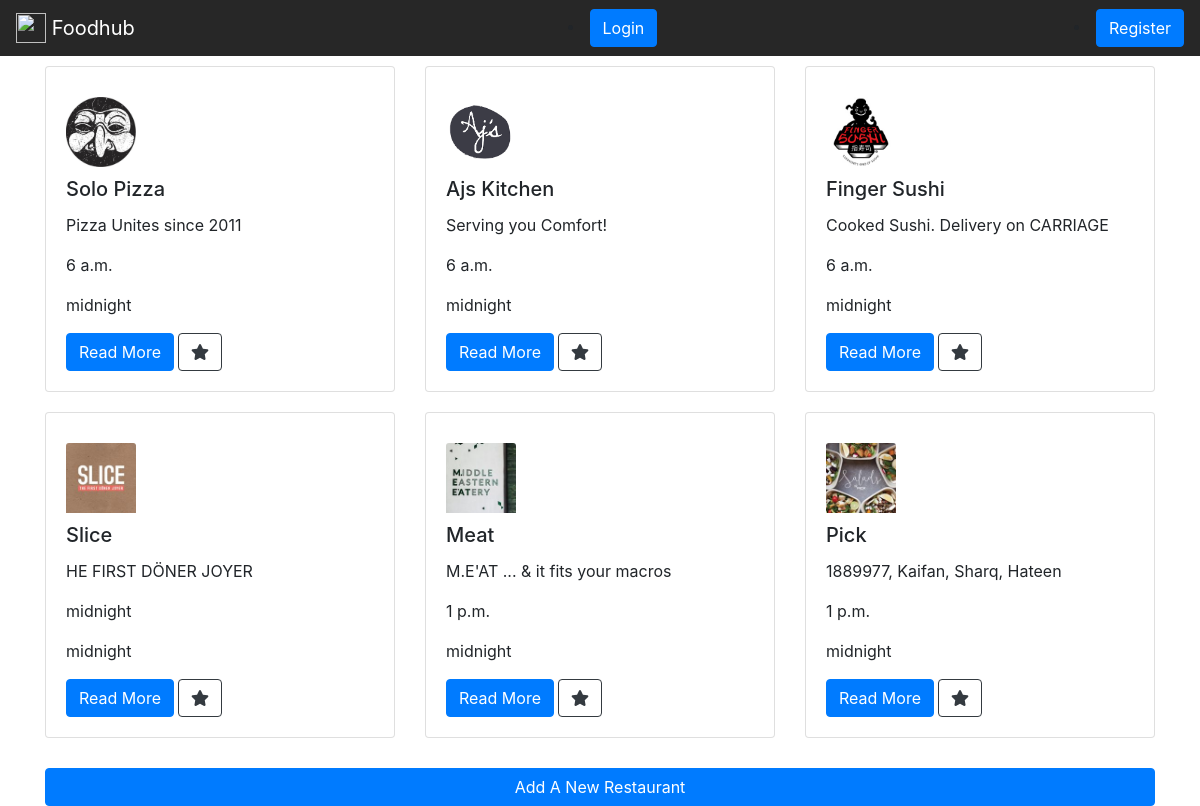
Page /list/ on the committed database.
### restaurants/models.py (models this page shows, shortened)
class Restaurant(models.Model):
    name = models.CharField(max_length=200)
    description = models.TextField()
    openingtime = models.TimeField()
    closingtime = models.TimeField()
    logo = models.ImageField(null=True)

### restaurants/views.py (the view)
# urls.py: path('list/', views.list, name="list"),
def list(request):
    my_restaurants_list={
    'restaurants': Restaurant.objects.all(),
    }
    return render(request,'list.html',my_restaurants_list)

### restaurants/templates/list.html (shortened to what this page needs)
{% extends 'base.html'%}
{% block bodycontent %}
       <div class="row">
       {% for rest in restaurants %}
         <div class="col-lg-4">
           <div class="card">
             <div class="card-body">
              {% if rest.logo %}
                <img class="card-img-top" src="{{rest.logo.url}}" alt="Card image cap">
              {% endif %}
               <h5 class="card-title">{{rest.name}}</h5>
               <p class="card-text">{{rest.description}}</p>
               <p class="card-text">{{rest.openingtime}}</p>
               <p class="card-text">{{rest.closingtime}}</p>
               <a href="{% url 'detail' my_id=rest.id %}" class="btn btn-primary">Read More</a>
               <button class="btn btn-outline-dark" onClick="light_me_up_g({{rest.id}})">
               <i class="fas fa-star"></i></button>
             </div>
           </div>
         </div>
       {% endfor %}
       </div>
       <div class="row">
         <div class="col-lg-12">
              <a href="{% url 'form' %}" class="btn btn-primary full-width-button">Add A New Restaurant</a>
         </div>
       </div>
{% endblock %}

### restaurants/templates/base.html (shortened to what this page needs)
<!DOCTYPE html>
{% load static %}
<html>
<head>
<link rel="stylesheet" href="https://maxcdn.bootstrapcdn.com/bootstrap/4.0.0/css/bootstrap.min.css">
<link rel="stylesheet" href="{% static 'style.css' %}">
</head>
<body>
<nav class="navbar navbar-light bg-faded">
  <a class="navbar-brand" href="#">
    <img src="/assets/brand/bootstrap-solid.svg" width="30" height="30" class="d-inline-block align-top" alt="">
    Foodhub
  </a>
  {% if request.user.is_authenticated %}
   <li class="nav-item">
  	<a class="btn btn-primary" href="">{{request.user}}</a>
  </li>
  <li class="nav-item">
  	<a class="btn btn-primary" href="{% url 'logout' %}">Logout</a>
  </li>
  {% else %}
   <li class="nav-item">
  	<a class="btn btn-primary" href="{% url 'login' %}">Login</a>
  </li>
   <li class="nav-item">
  	<a class="btn btn-primary" href="{% url 'register' %}">Register</a>
  </li>
  {% endif %}
</nav>
	<div class="container">
	{% block bodycontent %}
	{% endblock %}
    </div>
</body>
</html>

### restaurants/static/style.css (style rules this page uses)
body { background-image: url(http://gf-verified.com/wp-content/uploads/2016/06/Main-Background.jpg)!important; background-size:110% !important; }
.card { margin: 10px 0px 10px 0px; }
.navbar { background-color: #272727; justify-content: baseline !important; }
.navbar-brand { color:#fff !important; }
.card-img-top { width:70px !important; height: 70px !important; margin: 10px 0px 10px 0px !important; }
.full-width-button { width:100%; margin-top:20px; }

### restaurants/templates/base.html (style rules this page uses)
.navbar { background-color: #272727; justify-content: baseline !important; }

### rows in the picture
Restaurant: logo (picture), name "Solo Pizza", description "Pizza Unites since 2011", openingtime "6 a.m.", closingtime "midnight"
Restaurant: logo (picture), name "Ajs Kitchen", description "Serving you Comfort!", openingtime "6 a.m.", closingtime "midnight"
Restaurant: logo (picture), name "Finger Sushi", description "Cooked Sushi. Delivery on CARRIAGE", openingtime "6 a.m.", closingtime "midnight"
Restaurant: logo (picture), name "Slice", description "HE FIRST DÖNER JOYER", openingtime "midnight", closingtime "midnight"
Restaurant: logo (picture), name "Meat", description "M.E'AT ... & it fits your macros", openingtime "1 p.m.", closingtime "midnight"
Restaurant: logo (picture), name "Pick", description "1889977, Kaifan, Sharq, Hateen", openingtime "1 p.m.", closingtime "midnight"
